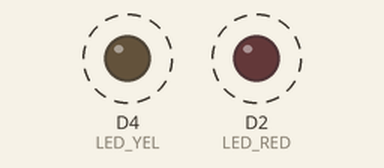
Simulated run of this sketch. Board: ESP8266 (NodeMCU). On the bench: output pins drawn as LEDs (lit = HIGH). Dashed ring = blinking.

Above: at 0.5 s.
Timing chart, 0 to 4.6 s (numbered marks = the images above):
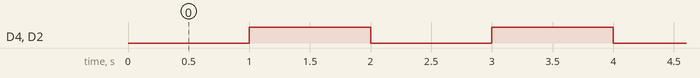

Measured:
- by itself, D4 (LED_YEL), D2 (LED_RED): alternates HIGH for 1.0 s and LOW for 1.0 s

The sketch:

sketch_jul06a.ino
```cpp
#define LED_RED D2
#define LED_YEL D4

void setup() {
  // put your setup code here, to run once:
pinMode(LED_RED, OUTPUT);
pinMode(LED_YEL, OUTPUT);
}

void loop() {
  // put your main code here, to run repeatedly:
digitalWrite(LED_RED, LOW);
digitalWrite(LED_YEL, LOW);
delay(1000);
digitalWrite(LED_RED, HIGH);
digitalWrite(LED_YEL, HIGH);
delay(1000);
}
```
